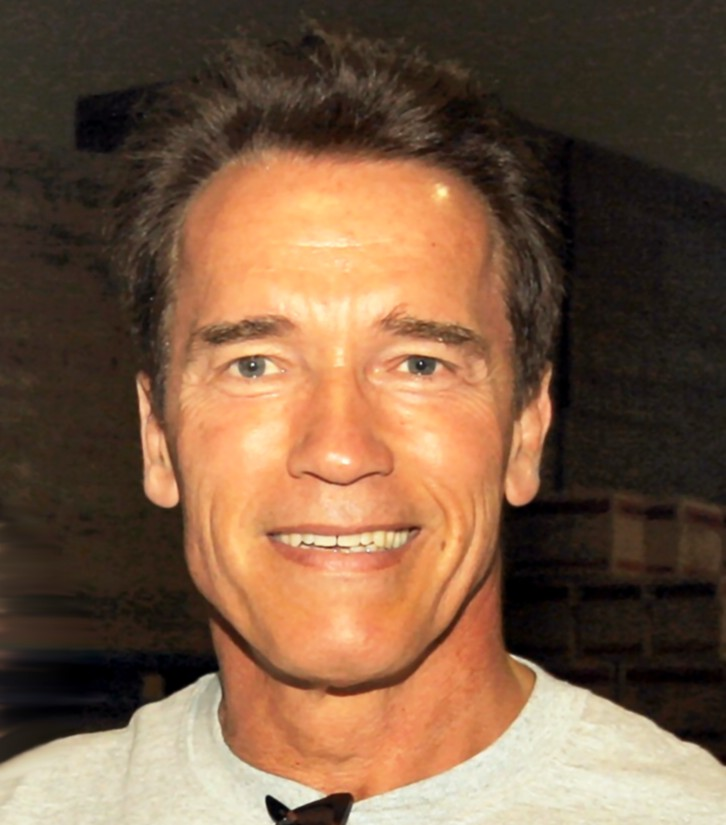
#> input picture images/face.jpg, 726 x 825 px
$ jupyter execute --allow-errors save-image-and-array-for-seamless-cloning-checkpoint.ipynb   (shell and % lines are left out)   (Python 2 division)
#> lines starting #> are read from the running program, lines starting #| are printed output that depends on the picture; after the words box and inside, x2 and y2 are one past the last pixel; in counts of white or black regions, pixels touching at a corner belong together
# Marking and saving array points and images in a single file.

[cell 1]
# Notice the mpld3 module - it will allow youtoload animage and use to mouse to see pixel locations
# handy tool to find points for a fast crop
import matplotlib
import numpy as np
import mpld3
import matplotlib.pyplot as plt
from PIL import Image
from mpld3 import plugins
fig, ax = plt.subplots()
im = np.array(Image.open('images/face.jpg'))
#> im is the input picture: shape (825, 726, 3); mean R, G, B 119.9, 90, 66.6
# Default shows the image upside down [::-1] flips the image
im = im[::-1]
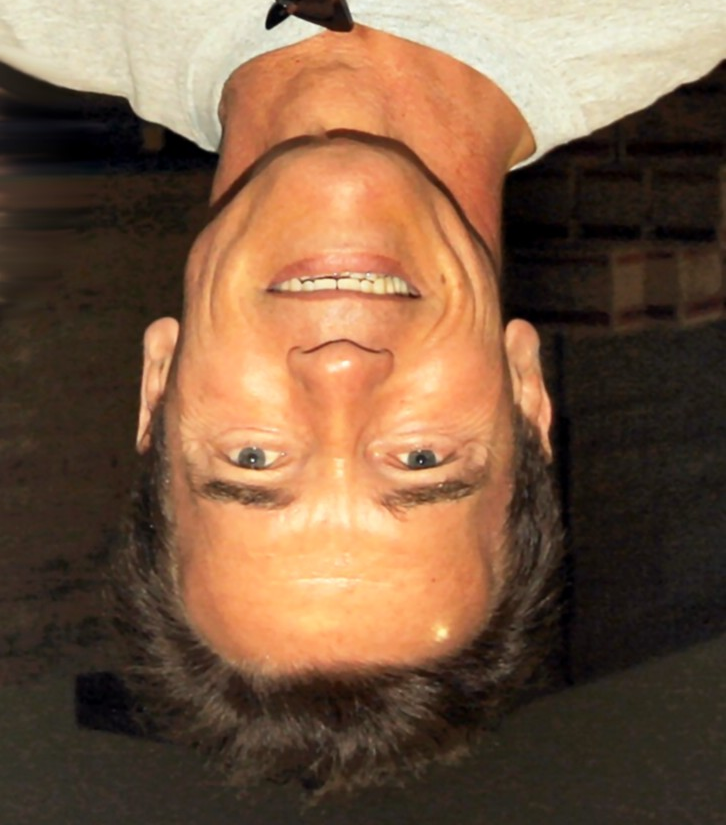
#> im: shape (825, 726, 3); mean R, G, B 119.9, 90, 66.6
plt.imshow(im)
plugins.connect(fig, plugins.MousePosition(fontsize=14))
#> (this line was passed over: mpld3 is not available in this run)

mpld3.display()

[cell 2]
# This is tool to mark the points and record them. The display is formated specially to useina cut and paste
# where the image arrays points are required.
import Tkinter
from PIL import Image, ImageTk
from sys import argv

window = Tkinter.Tk(className="Array Points")

image = Image.open("images/face.jpg")
canvas = Tkinter.Canvas(window, width=image.size[0], height=image.size[1])
canvas.pack()
image_tk = ImageTk.PhotoImage(image)
canvas.create_image(image.size[0]//2, image.size[1]//2, image=image_tk)

def callback(event):
    #This is formated so the array results below may be cut and pasted.
    #Don'tforget toremove the final trailing comma the pasted area should start and end with [ ]
    print "[",event.x,",",event.y,"],"

canvas.bind("<Button-1>", callback)
Tkinter.mainloop()

[cell 3]
from PIL import Image
im = Image.open("images/face.jpg")

image0 = im.crop((270,350, 400, 500))
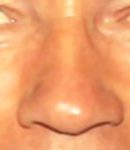
#> image0: PIL image 130x150 RGB; mean R, G, B 237.5, 157.6, 106.2
image0.save("images/nose.jpg")

[cell 4]
# this will will provide a finer tune ' croping array ' for seamless cloning
import Tkinter
from PIL import Image, ImageTk
from sys import argv

window = Tkinter.Tk(className="Array Points")

image = Image.open("images/nose.jpg")
canvas = Tkinter.Canvas(window, width=image.size[0], height=image.size[1])
canvas.pack()
image_tk = ImageTk.PhotoImage(image)
canvas.create_image(image.size[0]//2, image.size[1]//2, image=image_tk)

def callback(event):
    #print "[",event.x,"],["+event.y,"]"
    print "[",event.x,",",event.y,"],",

canvas.bind("<Button-1>", callback)
Tkinter.mainloop()

# Saving multiple arrays in an npz file by example:

[cell 5]
# Saving multiple arrays in an npz file example:
# Create two arrays
x = np.arange(10)
y = np.sin(x)

#Using savez with *args, the arrays are saved with default names " ['arr_1', 'arr_0'] "
np.savez("numpy-filters/temp1", x, y)

[cell 6]
npz = np.load("numpy-filters/temp1.npz")
npz.files

[cell 7]
# Retrieve the first array for use
npz['arr_0']

[cell 8]
# Retrieve the second array for use
npz['arr_1']
# Assigning a variable to the array
sin = npz['arr_1']
print sin

### Existing variable names may be used. The input form must be var = var - example: oranges=oranges

[cell 9]
oranges = np.arange(10)
apples = np.sin(x)
np.savez("numpy-filters/example2", oranges=oranges, apples=apples)

[cell 10]
npzfile = np.load("numpy-filters/example2.npz")
npzfile.files

[cell 11]
npzfile['apples'] , npzfile['oranges']

# Now, to save some numpy arrays and use them
## past a nose on the forehead

[cell 12]
import cv2
import numpy as np

# Read face image ( dst destination of the nose src )
dst = cv2.imread("images/face.jpg")
# Read nose image ( src of the seamlesClone image )
src = cv2.imread("images/nose.jpg")


# Create a rough mask around the nose
src_mask = np.zeros(src.shape, src.dtype)

# notice the array above is cut and pasted here
poly = np.array([[ 33 , 21 ],
[ 3 , 111 ],
[ 11 , 135 ],
[ 69 , 144 ],
[ 122 , 137 ],
[ 129 , 92 ],
[ 75 , 14 ],
[ 65 , 12 ]], np.int32)

# This will save BOTH the nose image and the poly array in a single file src-mask001.npz
# notice below,  I am using src=src, poly=poly .
#That will give me arrays npz['src'] and npz['poly']

np.savez('numpy-filters/nose_001', src=src, poly=poly)

#place the nose image poly array in the 'rough' source mask
cv2.fillPoly(src_mask, [poly], (255, 255, 255))
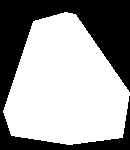
#> src_mask: shape (150, 130, 3); 61.6% white; 1 black region, box (x1, y1, x2, y2) and area: (0, 0, 130, 150) 7482

# This is where the CENTER of the airplane will be placed
center = (340,255)

# Clone seamlessly.
output = cv2.seamlessClone(src, dst, src_mask, center, cv2.NORMAL_CLONE)

# Write result
cv2.imwrite("images/face_clone.jpg", output);

[cell 13]
from PIL import Image
im = Image.open("images/face_clone.jpg")
#> im: PIL image 726x825 RGB
im

# Use our newly created
# ' numpy-filters/src-mask001.npz '  on another image

[cell 14]
# Get an image from public domain wiki

[cell 15]
#get points for cropping image
import Tkinter
from PIL import Image, ImageTk
from sys import argv

window = Tkinter.Tk(className="Array Points")

image = Image.open("images/woman.jpg")
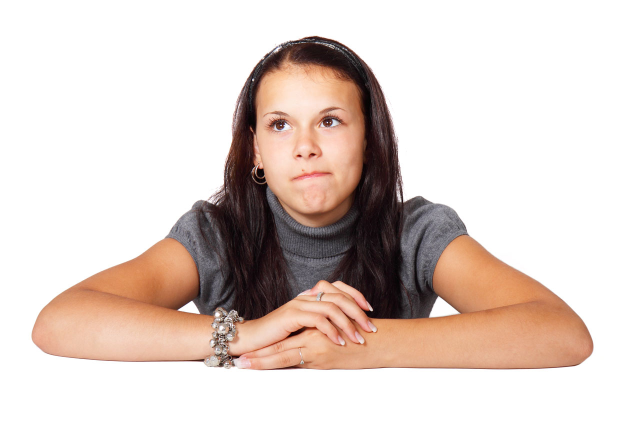
#> input picture images/woman.jpg, 1280 x 853 px (shown at 1/2 size)
#> image is the input picture: PIL image 1280x853 RGB; mean R, G, B 221.8, 207.9, 201.4
canvas = Tkinter.Canvas(window, width=image.size[0], height=image.size[1])
canvas.pack()
image_tk = ImageTk.PhotoImage(image)
canvas.create_image(image.size[0]//2, image.size[1]//2, image=image_tk)

def callback(event):
    #print "[",event.x,"],["+event.y,"]"
    print "[",event.x,",",event.y,"],"

canvas.bind("<Button-1>", callback)
Tkinter.mainloop()

[cell 16]
# Crop the Downloaded, images/woman.jpg, image.
from PIL import Image
img = Image.open("images/woman.jpg")

image0 = img.crop((350,70, 950, 600))
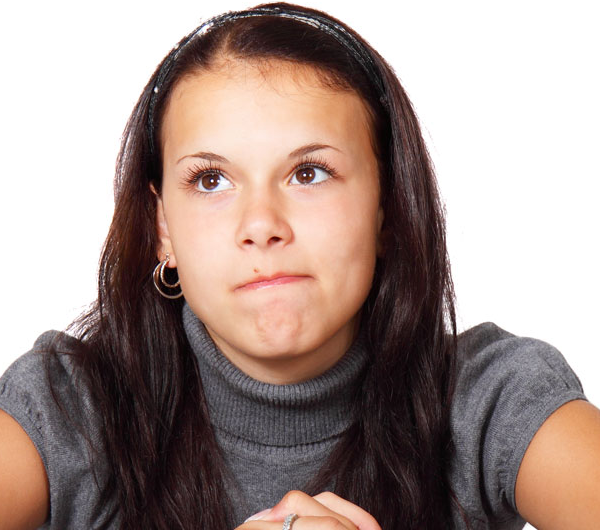
#> image0: PIL image 600x530 RGB; mean R, G, B 165, 147, 141.2
image0.save("images/Crop_woman.jpg")

[cell 17]
img = Image.open("images/Crop_woman.jpg")
img

[cell 18]
# View the files/arrays in the " nose_001.npz "
npz = np.load("numpy-filters/nose_001.npz")
npz.files

[cell 19]
import cv2
import numpy as np

# Read woman image
dst = cv2.imread("images/Crop_woman.jpg")
#> dst: shape (530, 600, 3)

#load the nose image AND the numpy array around it
npz = np.load("numpy-filters/nose_001.npz")


# The src_mask requires shape from the original nose image
# be sure define this variable before creating the src_mask
src=npz['src']

# cv2.fillPoly requires placing the poly array in the src_mask
poly=npz['poly']

#rough shape a mask
src_mask = np.zeros(src.shape, src.dtype)

#fill that rough mask with the poly array of the select areas of the nose image
# nose_001a.npz contains the nose image and the poly array
cv2.fillPoly(src_mask, [poly], (255, 255, 255))

# This is where the CENTER where the nose image will be placed
center = (265,210)

# Clone seamlessly.
output = cv2.seamlessClone(src, dst, src_mask, center, cv2.NORMAL_CLONE)
#> output: shape (530, 600, 3)

# Write result
cv2.imshow('dst', dst)
cv2.imwrite("images/face_clonez.jpg", output);
cv2.imshow('output', output)
cv2.imshow('src_mask', src_mask)
cv2.imshow('src', src)
cv2.waitKey(0)
cv2.destroyAllWindows()

[cell 20]
Im = Image.open("images/face_clonez.jpg")

[cell 21]
npz = np.load("numpy-filters/nose_001.npz")
src=npz['src']
poly=npz['poly']
print "POLY: ",poly , "\n \n SRC: ",src

# --- Experiment Here ---- DO NOT CHANGE ABOVE -------

# --- A few things extra ---

[cell 22]
from PIL import Image
im = Image.open("images/face.jpg")

# This variable allows manipulation on the open im without effecting it
temp = im.copy()

image0 = temp.crop((200,300, 450, 550))
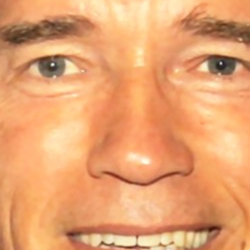
#> image0: PIL image 250x250 RGB; mean R, G, B 231, 162.4, 112
image0.save("images/temp-nose.jpg")
#the original ' im '  is unaltered and may be used later inthe script

# Image Rotation

[cell 23]
#if an image needs to be rotated, do it before final cropping and picking array points
import cv2
import numpy as np
import scipy
from scipy import ndimage
# Read nose image

new = cv2.imread("images/temp-nose.jpg")

new1 = ndimage.interpolation.rotate(new, -5, axes=(1, 0), \
                                   reshape=True, output=None, \
                                   order=3,mode='constant', cval=0.0, prefilter=True)
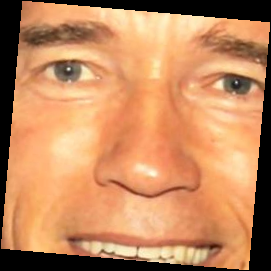
#> new1: shape (271, 271, 3); mean B, G, R 94.6, 137.1, 194.9

cv2.imwrite("images/nose-rotate.jpg", new1);
cv2.imshow('new1', new1)
cv2.waitKey(0)
cv2.destroyAllWindows()

# -----------------------------------------------

# save a file with a unique filename

[cell 24]
import time
timestr = time.strftime("%Y%m%d-%H%M%S")
filename = "images/"+timestr+".png"
print filename

[cell 25]
import cv2
import numpy as np
import scipy
from scipy import ndimage
import time
from datetime import datetime


# Read woman image
dst = cv2.imread("images/nose.jpg")
count = 0
while (count < 360):
    timestr = datetime.utcnow().strftime('%Y-%m-%d %H:%M:%S.%f')[:-3]
    junk = ndimage.interpolation.rotate(dst, count, axes=(1, 0), \
                                       reshape=True, output=None, \
                                       order=3,mode='constant', cval=0.0, prefilter=True)
    filename = "images/seq/"+timestr+".png"
    cv2.imwrite(filename, junk);
    #prevent the same filename on time based filenames
    time.sleep(1)
    count = count +1
#> this loop made 360 passes
#> pass 3, `junk = ndimage.interpolation.rotate(dst, count, axes=(1, 0), \ reshape..`:
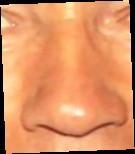
#> junk: shape (154, 135, 3); mean B, G, R 98, 145.4, 219.2
#> after the loop, count = 360
    #cv2.imshow('junk', junk)

    #cv2.waitKey(0)
    #cv2.destroyAllWindows()

[cell 26]
import cv2
import numpy as np
import scipy
from scipy import ndimage
# Read woman image
dst = cv2.imread("images/nose.jpg")


junk = ndimage.interpolation.rotate(dst, 0, axes=(1, 0), \
                                   reshape=True, output=None, \
                                   order=3,mode='constant', cval=0.0, prefilter=True)

junk = junk + 100
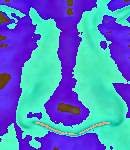
#> junk: shape (150, 130, 3); mean B, G, R 199.1, 131.3, 83.1

cv2.imwrite("images/junk.jpg", junk);
cv2.imshow('junk', junk)
cv2.waitKey(0)
cv2.destroyAllWindows()

[cell 27]
import cv2
import numpy as np
import scipy
from scipy import ndimage
# Read woman image
dst = cv2.imread("images/Crop_woman.jpg")
#load the nose image AND the numpy array around it
npz = np.load("numpy-filters/nose_001.npz")
# The src_mask requires shape from the original nose image
# be sure define this variable before creating the src_mask
src=npz['src']
# cv2.fillPoly requires placing the poly array in the src_mask
poly=npz['poly']

#rough shape a mask

src_mask = np.zeros(src.shape, src.dtype)

#fill that rough mask with the poly array of the select areas of the nose image
# nose_001a.npz contains the nose image and the poly array
cv2.fillPoly(src_mask, [poly], (255, 255, 255))

# This is where the CENTER where the nose image will be placed
center = (265,210)

# Clone seamlessly.
output = cv2.seamlessClone(src, dst, src_mask, center, cv2.NORMAL_CLONE)

# Write result
cv2.imwrite("images/face_clone-roll.jpg", output);
cv2.imshow('output', output)
cv2.imshow('src', src)
cv2.waitKey(0)
cv2.destroyAllWindows()

[cell 28]
import cv2
import numpy as np
import scipy
from scipy import ndimage
# Read woman image
dst = cv2.imread("images/Crop_woman.jpg")

#load the nose image AND the numpy array around it
#npz = np.load("numpy-filters/nose_001.npz")
#cv2.imwrite("test.png", npz)
npz = np.load("numpy-filters/nose_001.npz")
# The src_mask requires shape from the original nose image
# be sure define this variable before creating the src_mask
src=npz['src']
cv2.imwrite("images/test1.png", src)
# cv2.fillPoly requires placing the poly array in the src_mask
poly=npz['poly']

src_mask = np.zeros(src.shape, src.dtype)

#fill that rough mask with the poly array of the select areas of the nose image
# nose_001a.npz contains the nose image and the poly array
test2 = cv2.fillPoly(src_mask, [poly], (255, 255, 255))
cv2.imwrite("images/test2.png", test2)
cv2.imshow('images/test2', test2)
cv2.waitKey(0)
cv2.destroyAllWindows()

[cell 29]
import cv2
import numpy as np
import scipy
from scipy import ndimage
# Read woman image
dst = cv2.imread("images/Crop_woman.jpg")

#load the nose image AND the numpy array around it
npz = np.load("numpy-filters/nose_001.npz")


# The src_mask requires shape from the original nose image
# be sure define this variable before creating the src_mask
src=npz['src']

# cv2.fillPoly requires placing the poly array in the src_mask
poly=npz['poly']


newim = ndimage.interpolation.rotate(src, 23.5, axes=(1, 0), reshape=True, output=None, order=3,mode='constant', cval=0.0, prefilter=True)
cv2.imwrite("images/newim.png", newim)
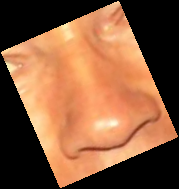
#> saved as newim.png: shape (189, 179, 3); mean B, G, R 60.2, 89.4, 134.7
cv2.imshow('src', newim)
cv2.waitKey(0)
cv2.destroyAllWindows()
